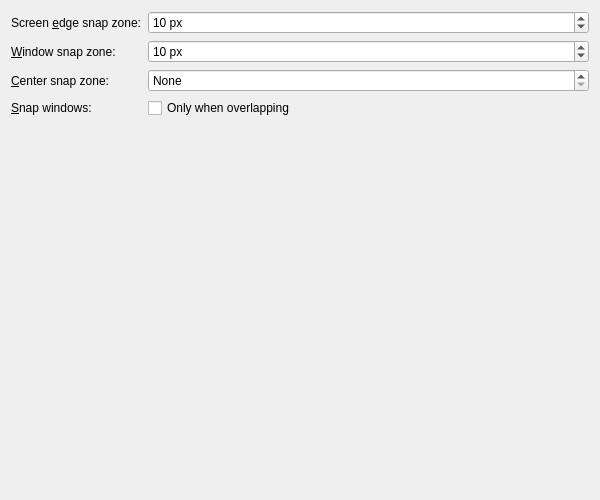
<?xml version="1.0" encoding="UTF-8"?>
<ui version="4.0">
 <class>KWinMovingConfigForm</class>
 <widget class="QWidget" name="KWinMovingConfigForm">
  <property name="geometry">
   <rect>
    <x>0</x>
    <y>0</y>
    <width>600</width>
    <height>500</height>
   </rect>
  </property>
  <layout class="QFormLayout" name="formLayout">
   <property name="formAlignment">
    <set>Qt::AlignHCenter|Qt::AlignTop</set>
   </property>
   <item row="0" column="0">
    <widget class="QLabel" name="borderSnapLabel">
     <property name="text">
      <string>Screen &amp;edge snap zone:</string>
     </property>
     <property name="buddy">
      <cstring>kcfg_BorderSnapZone</cstring>
     </property>
    </widget>
   </item>
   <item row="0" column="1">
    <widget class="QSpinBox" name="kcfg_BorderSnapZone">
     <property name="whatsThis">
      <string>Here you can set the snap zone for screen edges, i.e. the 'strength' of the magnetic field which will make windows snap to the border when moved near it.</string>
     </property>
     <property name="specialValueText">
      <string>None</string>
     </property>
     <property name="suffix">
      <string> px</string>
     </property>
     <property name="minimum">
      <number>0</number>
     </property>
     <property name="maximum">
      <number>100</number>
     </property>
     <property name="value">
      <number>10</number>
     </property>
    </widget>
   </item>
   <item row="1" column="0">
    <widget class="QLabel" name="windowSnapLabel">
     <property name="text">
      <string>&amp;Window snap zone:</string>
     </property>
     <property name="buddy">
      <cstring>kcfg_WindowSnapZone</cstring>
     </property>
    </widget>
   </item>
   <item row="1" column="1">
    <widget class="QSpinBox" name="kcfg_WindowSnapZone">
     <property name="whatsThis">
      <string>Here you can set the snap zone for windows, i.e. the 'strength' of the magnetic field which will make windows snap to each other when they are moved near another window.</string>
     </property>
     <property name="specialValueText">
      <string>None</string>
     </property>
     <property name="suffix">
      <string> px</string>
     </property>
     <property name="minimum">
      <number>0</number>
     </property>
     <property name="maximum">
      <number>100</number>
     </property>
     <property name="value">
      <number>10</number>
     </property>
    </widget>
   </item>
   <item row="2" column="0">
    <widget class="QLabel" name="centerSnaplabel">
     <property name="text">
      <string>&amp;Center snap zone:</string>
     </property>
     <property name="buddy">
      <cstring>kcfg_CenterSnapZone</cstring>
     </property>
    </widget>
   </item>
   <item row="2" column="1">
    <widget class="QSpinBox" name="kcfg_CenterSnapZone">
     <property name="whatsThis">
      <string>Here you can set the snap zone for the screen center, i.e. the 'strength' of the magnetic field which will make windows snap to the center of the screen when moved near it.</string>
     </property>
     <property name="specialValueText">
      <string>None</string>
     </property>
     <property name="suffix">
      <string> px</string>
     </property>
     <property name="minimum">
      <number>0</number>
     </property>
     <property name="maximum">
      <number>100</number>
     </property>
    </widget>
   </item>
   <item row="3" column="0">
    <widget class="QLabel" name="OverlapSnapLabel">
     <property name="text">
      <string>&amp;Snap windows:</string>
     </property>
     <property name="buddy">
      <cstring>kcfg_SnapOnlyWhenOverlapping</cstring>
     </property>
    </widget>
   </item>
   <item row="3" column="1">
    <widget class="QCheckBox" name="kcfg_SnapOnlyWhenOverlapping">
     <property name="whatsThis">
      <string>Here you can set that windows will be only snapped if you try to overlap them, i.e. they will not be snapped if the windows comes only near another window or border.</string>
     </property>
     <property name="text">
      <string>Only when overlapping</string>
     </property>
    </widget>
   </item>
  </layout>
 </widget>
 <resources/>
 <connections/>
</ui>
